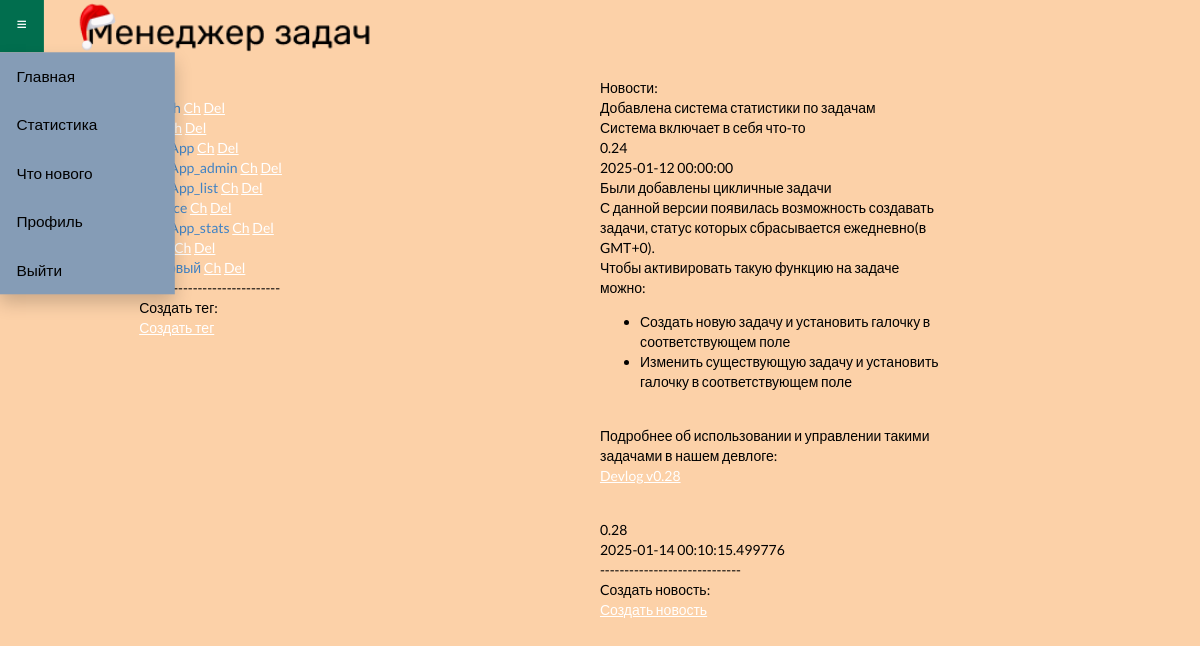
The page /admin (signed in) on the database its author committed.
### todo/models.py (models this page shows)
class Tag(db.Model):
    id = db.Column(db.Integer, primary_key=True)
    uid = db.Column(db.Integer)
    ws_id = db.Column(db.Integer)
    title = db.Column(db.String(100))
    descr = db.Column(db.String(1000))

class News(db.Model):
    id = db.Column(db.Integer, primary_key=True)
    title = db.Column(db.String(100))
    descr = db.Column(db.String(1000))
    version = db.Column(db.String(10))
    create_date = db.Column(db.String(25))
    to_send = db.Column(db.Boolean)

### todo/routes.py (the view)
@app.get('/admin')
@login_required
def admin():
    if current_user.id != 1:
        return redirect(url_for('home'))
    else:
        news_list = News.query.all()
        todo_tags = Tag.query.filter_by(uid=current_user.id).distinct(Tag.title)
        return render_template('todo/main/admin.html', tag_list=todo_tags, news_list=news_list)

### todo/routes.py (called while the page is built)
@login_manager.user_loader
def load_user(user_id):
    user = Users.query.filter_by(id=user_id).first()
    return user

### todo/templates/todo/main/admin.html (shortened to what this page needs)
{% extends 'todo/main/layout.html' %}
    {% block content %}
    <div class="content" style="  display: flex; margin-top: 2%; margin-left: 2%; margin-right: 2%;">
        <div class="form" style="width: 30%;margin-left: 10%; margin-right: 10%;">
            {% block tags %}
            Теги:<br>
            {% for tag in tag_list %}
            <a>{{tag.title}}</a> <a href="/get_tag/{{tag.id}}">Ch</a> <a href="/delete_tag/{{ tag.id }}">Del</a>
            <br>
            {% endfor %}
            -----------------------------<br>
            Создать тег: <br>
            <a href="#openModal">Создать тег</a><br>
            {% endblock %}
        </div>
        <div class="form2" style="{% if news_list %}width: 30%; margin-right: 10%; {% endif %}">
            {% block news %}
            {% if news_list %}
            Новости: <br>
            {% for post in news_list %}
            {{post.title}}<br>{{post.descr | safe}}<br>{{post.version}}<br>{{post.create_date}}<br>{{post.is_send}}
            {% endfor %}
            -----------------------------<br>
            Cоздать новость: <br>
            <a href="#openModal3">Создать новость</a><br>
            {% endif %}
            {% endblock %}
        </div>
    </div>
    {% endblock content %}

### todo/templates/todo/main/layout.html (shortened to what this page needs)
<!doctype html>
<html lang="ru">
<head>
      <link rel="stylesheet" href="{{ url_for('static', filename='css/style.css') }}">
      <link rel="stylesheet" href="https://cdn.jsdelivr.net/npm/semantic-ui@2.4.2/dist/semantic.min.css">
      <link href="https://cdn.jsdelivr.net/gh/Alaev-Co/snowflakes/dist/snow.min.css" rel="stylesheet">
</head>
<body
      style="{% if request.cookies.get('font')=='black' %}background-color:{{ request.cookies.get('font') }};color:white;{% else %}background-color: #FCD1A8;color: black;{% endif %}">
      {% block content %}
      {% endblock content %}
</body>
</html>

### todo/templates/todo/menu/menu_w.html
<link rel="stylesheet" href="{{ url_for('static', filename='css/style.css') }}">
{% block content %}
<div class="header" style="display: grid; grid-template-columns: 5%  10% 10% 70%; width: 100vw;">
    <div class="dropdown" style="width: 3vh; z-index: 1050;">
    <button class="dropbtn" style="background-color:rgb(1,110,78)">≡</button>
    <div class="dropdown-content" style="background-color: rgb(133,156,182); ">
        <li style="  list-style-type: none;margin: 0;padding: 0; ">
            <a href="/">Главная</a>
            <a href="/task_stats">Статистика</a>
            <a href="/release">Что нового</a>
            <a href="/profile">Профиль</a>
            <a href="/logout">Выйти</a>
        </li>
    </div>
</div>
{% if request.cookies.get('font')=='black' %}
<img src="static/todo_log_noback.png" style="margin-left: 10%;margin-right: 25%; width: 25vw;">
{% else %}
<img src="static/todo_logo_noback_light.png" style="margin-left: 10%;margin-right: 25%; width: 25vw;">
{% endif %}
</div>
{% endblock content %}

### todo/static/css/style.css (style rules this page uses)
.header { word-break: normal; }
body { transition: background-color 0.3s ease; margin: 0; }
a:link { color: white; text-decoration: underline; cursor: pointer; }
.dropbtn { background-color: #4CAF50; color: white; padding: 16px; font-size: 16px; border: none; }
.dropdown-content { display: none; position: absolute; background-color: #f1f1f1; min-width: 160px; box-shadow: 0px 8px 16px 0px rgba(0, 0, 0, 0.2); z-index: 1; }
.dropdown-content a { color: black; padding: 12px 16px; text-decoration: none; display: block; }
.dropdown { transition: 0.5s; }
p { transition: 0.5s; }

### rows shown on the page
Tag: title "TodoApp_admin"
Tag: title "TodoApp_list"
Tag: title "TodoApp_stats"
News: title "Добавлена система статистики по задачам", descr "Система включает в себя что-то", version "0.24", create_date "2025-01-12 00:00:00"
News: title "Были добавлены цикличные задачи", descr "С данной версии появилась возможность создавать задачи, статус которых сбрасывается ежедневно(в GMT+0). Чтобы активировать такую функцию на задаче можно: Создать новую задачу и установить галочку в соответствующем поле Изменить существующую задачу и установить галочку в соответствующем поле Подробнее об использовании и управлении такими задачами в нашем девлоге: Devlog v0.28", version "0.28", create_date "2025-01-14 00:10:15.499776"
